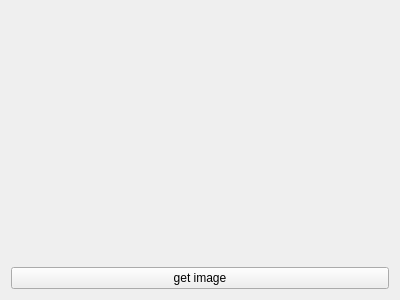
<?xml version="1.0" encoding="UTF-8"?>
<ui version="4.0">
 <class>GenericCameraWidget</class>
 <widget class="QWidget" name="GenericCameraWidget">
  <property name="geometry">
   <rect>
    <x>0</x>
    <y>0</y>
    <width>400</width>
    <height>300</height>
   </rect>
  </property>
  <property name="windowTitle">
   <string>Form</string>
  </property>
  <layout class="QGridLayout" name="gridLayout">
   <item row="0" column="0">
    <layout class="QVBoxLayout" name="verticalLayout">
     <item>
      <widget class="QLabel" name="image">
       <property name="frameShape">
        <enum>QFrame::NoFrame</enum>
       </property>
       <property name="text">
        <string/>
       </property>
      </widget>
     </item>
     <item>
      <widget class="QPushButton" name="play">
       <property name="text">
        <string>get image</string>
       </property>
       <property name="checkable">
        <bool>false</bool>
       </property>
      </widget>
     </item>
    </layout>
   </item>
  </layout>
 </widget>
 <resources/>
 <connections/>
</ui>
